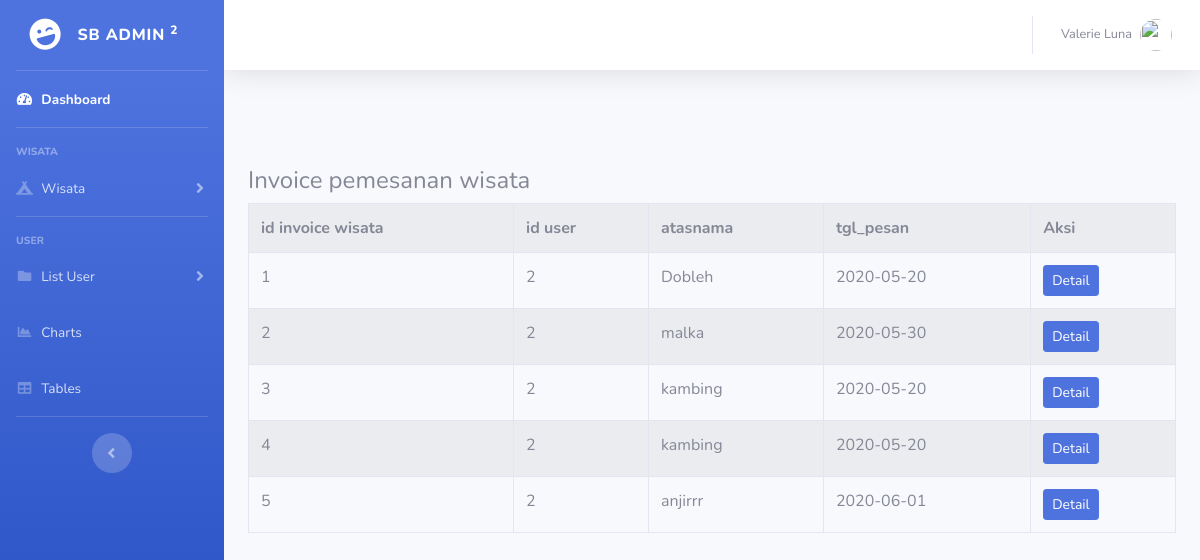
Page /index.php/c_admin/inv_wis on the committed database.
### tables this page shows
CREATE TABLE `inv_wis` (
  `id` int(11) NOT NULL,
  `us_id` int(11) NOT NULL,
  `atasnama` varchar(30) NOT NULL,
  `tgl_pesan` date NOT NULL
);

### application/controllers/C_admin.php (called while the page is built, shortened)
<?php
class C_admin extends CI_Controller {
	function __construct(){
		$this->load->model('M_wisata');
	}
	public function inv_wis(){
		$data['inv_wis'] = $this->M_inv_wis->tampil_data();
		$this->load->view('templates/admin/header');
		$this->load->view('templates/admin/sidebar');
		$this->load->view('admin/a_inv_wis',$data);
		$this->load->view('templates/admin/footer');
	}
}
?>

### index.php (called while the page is built, shortened)
<?php
require_once BASEPATH.'core/CodeIgniter.php';

### application/models/M_inv_wis.php (called while the page is built, shortened)
<?php
class M_inv_wis extends CI_Model{
    public function tampil_data()
    {
       $result= $this->db->get('inv_wis');
       if ($result->num_rows()>0) {
           return $result->result();
       }else{
           return false;
       }
    }
}

### application/views/admin/a_inv_wis.php (the view)
<br><br><br>
<div class="container-fluid">
    <h4>Invoice pemesanan wisata</h4>
    <table class ="table table-bordered table-striped table-hover">
        <tr>
            <th>id invoice wisata</th>
            <th>id user</th>
            <th>atasnama</th>
            <th>tgl_pesan</th>
            <th>Aksi</th>
        </tr>
        <?php foreach ($inv_wis as $inv):  ?>
        <tr>
            <td><?php echo $inv->id?></td>
            <td><?php echo $inv->us_id?></td>
            <td><?php echo $inv->atasnama?></td>
            <td><?php echo $inv->tgl_pesan?></td>
            <td><?php echo anchor('C_admin/detail_inv_wis/'.$inv->id,'<div class="btn btn-sm btn-primary">Detail</div>');  ?></td>
        </tr>
        <?php endforeach; ?>
    </table>
</div>

### rows in the picture
inv_wis: id "1", us "2", atasnama "Dobleh", tgl_pesan "2020-05-20", id "Detail"
inv_wis: id "2", us "2", atasnama "malka", tgl_pesan "2020-05-30", id "Detail"
inv_wis: id "3", us "2", atasnama "kambing", tgl_pesan "2020-05-20", id "Detail"
inv_wis: id "4", us "2", atasnama "kambing", tgl_pesan "2020-05-20", id "Detail"
inv_wis: id "5", us "2", atasnama "anjirrr", tgl_pesan "2020-06-01", id "Detail"
